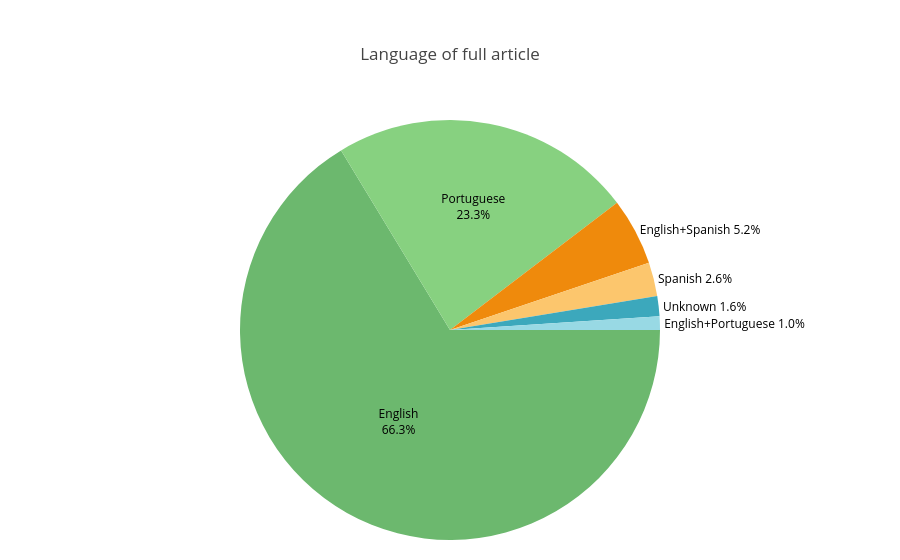

Source (notebook cell):
### Markdown cell above
### Language of Full Article

### Code cell
# Title: Language of Full Article Distribution (Pie Chart)
# Description: Normalizes language labels (handles '&' vs '+', trims, canonicalizes multi-language order),
#              aggregates counts, computes percentages with adaptive label placement, and renders/saves a Plotly pie chart.

# Prepare data
language_series = (
    df['Language of full article']
    .fillna('Unknown')
    .astype(str)
    .str.strip()
)


# SPECIAL CASE re-labeling/normalization:
# - This is a dataset-specific cleanup to standardize mixed-language entries.
# - We treat '&' as equivalent to '+' and canonicalize the order of languages
#   so that permutations like "English+Spanish" and "Spanish+English" map to the same label.
def _normalize_language_label(s: str) -> str:
    if not s or s.lower() == 'unknown':
        return 'Unknown'
    # SPECIAL CASE: normalize separator
    s = s.replace('&', '+')
    parts = [p.strip().title() for p in s.split('+') if p.strip()]
    if not parts:
        return 'Unknown'
    # SPECIAL CASE: sort to combine permutations like "English+Spanish" and "Spanish+English"
    parts = sorted(dict.fromkeys(parts))  # remove duplicates and sort
    return '+'.join(parts) if len(parts) > 1 else parts[0]


# Apply the special-case normalization to the language labels
language_series = language_series.apply(_normalize_language_label)

language_counts = language_series.value_counts()
lang_labels = language_counts.index.tolist()
lang_values = language_counts.values.tolist()

# Compute percentages and set label positions
lang_total = sum(lang_values)
lang_percentages = [(v / lang_total) * 100 if lang_total else 0 for v in lang_values]
percentages_cutoff = 10
lang_text_positions = ['outside' if p < percentages_cutoff else 'inside' for p in lang_percentages]
lang_custom_text = [
    f"{label}<br>{percent:.1f}%" if position == 'inside'
    else f"{label} {percent:.1f}%"
    for label, percent, position in zip(lang_labels, lang_percentages, lang_text_positions)
]

# Build pie chart with style similar to the country chart
language_pie = go.Figure(
    data=[
        go.Pie(
            labels=lang_labels,
            values=lang_values,
            text=lang_custom_text,
            textinfo='text',
            textposition=lang_text_positions,
            insidetextorientation='horizontal',
            sort=False,
            direction='clockwise',
            rotation=90,
        )
    ]
)

language_pie.update_traces(
    textfont=dict(size=12, color='black'),
    insidetextfont=dict(color='black'),
)

textfont = dict(size=12, color='black'),
language_pie.update_layout(
    title='Language of full article',
    showlegend=False,
    margin=dict(t=120, b=20, l=20, r=20)
)

language_pie.show()
language_pie.write_image('language_pie.png', width=800, height=600, scale=2)

### Figure 1 — Plotly figure (JSON) as saved in the notebook; plotly's stock layout.template omitted (floating-point values rounded to 4 significant figures)
{"data": [{"direction": "clockwise", "insidetextorientation": "horizontal", "labels": ["English", "Portuguese", "English+Spanish", "Spanish", "Unknown", "English+Portuguese"], "rotation": 90, "sort": false, "text": ["English<br>66.3%", "Portuguese<br>23.3%", "English+Spanish 5.2%", "Spanish 2.6%", "Unknown 1.6%", "English+Portuguese 1.0%"], "textinfo": "text", "textposition": ["inside", "inside", "outside", "outside", "outside", "outside"], "values": [128, 45, 10, 5, 3, 2], "type": "pie", "textfont": {"color": "black", "size": 12}, "insidetextfont": {"color": "black"}}], "layout": {"margin": {"t": 120, "b": 20, "l": 20, "r": 20}, "title": {"text": "Language of full article"}, "showlegend": false}}
